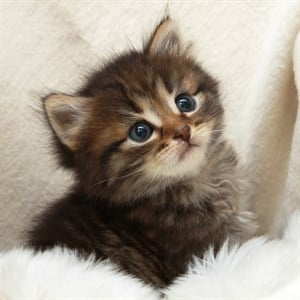
#> input picture Beginners Level/Task4/kitten.jpg, 300 x 300 px
$ jupyter execute Image_to_Pencil_Sketch_with_Python.ipynb
#> lines starting #> are read from the running program, lines starting #| are printed output that depends on the picture
---

## **Beginners Level**
### Task4

**Name:- Lucky Singh**

**Aim:-** Image to Pencil Sketch with Python.

---

**Importing all of the essential libraries**

[cell 1]
import cv2
from cv2_plt_imshow import cv2_plt_imshow
import matplotlib.pyplot as plt

If you are not able to import cv2_plt_imshow then try manually insatlling it by using:-
**!pip install cv2_plt_imshow**

**read the image:**

[cell 2]
image = cv2.imread("kitten.jpg")
#> image is the input picture: shape (300, 300, 3); mean B, G, R 139, 152.2, 162.1
cv2_plt_imshow(image)
#> (this line was passed over: cv2_plt_imshow is not available in this run)
cv2.waitKey(0)

**we will create a new image by converting the original image to greyscale:**

[cell 3]
gray_image = cv2.cvtColor(image, cv2.COLOR_BGR2GRAY)
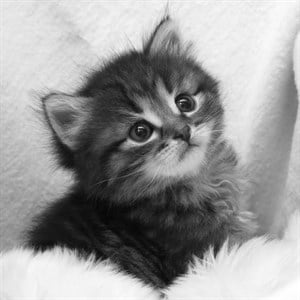
#> gray_image: shape (300, 300); min 5, max 255, mean 153.6
cv2_plt_imshow( gray_image)
#> (this line was passed over: cv2_plt_imshow is not available in this run)
cv2.waitKey(0)

**invert the new grayscale image:**

[cell 4]
inverted_image = 255 - gray_image
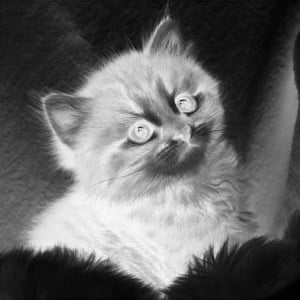
#> inverted_image: shape (300, 300); min 0, max 250, mean 101.4
cv2_plt_imshow( inverted_image)
#> (this line was passed over: cv2_plt_imshow is not available in this run)
cv2.waitKey()

**blur the image by using the Gaussian Function in OpenCV:**

[cell 5]
blurred = cv2.GaussianBlur(inverted_image, (21, 21), 0)
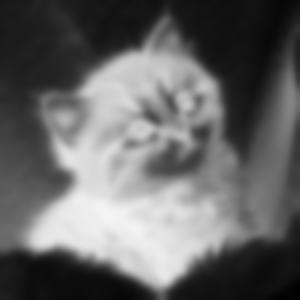
#> blurred: shape (300, 300); min 1, max 245, mean 101.4

**final step is to invert the blurred image, then we can easily convert the image into a pencil sketch:**

[cell 6]
inverted_blurred = 255 - blurred
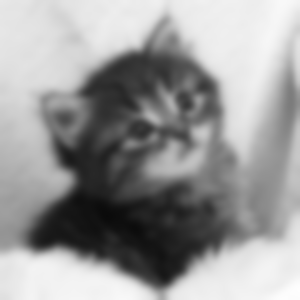
#> inverted_blurred: shape (300, 300); min 10, max 254, mean 153.6
pencil_sketch = cv2.divide(gray_image, inverted_blurred, scale=256.0)
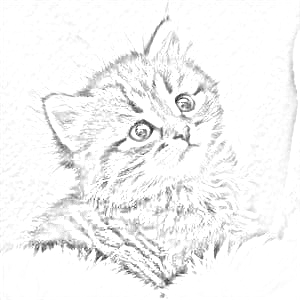
#> pencil_sketch: shape (300, 300); min 17, max 255, mean 244.2
cv2_plt_imshow(pencil_sketch)
#> (this line was passed over: cv2_plt_imshow is not available in this run)
cv2.waitKey(0)

**Let's compare both the original image and the pencil sketch**

[cell 7]
img1 = cv2.cvtColor(image, cv2.COLOR_BGR2RGB)
img2 =cv2.cvtColor(pencil_sketch, cv2.COLOR_BGR2RGB)
NUM_ROWS = 1
IMGs_IN_ROW = 2
f, ax = plt.subplots(NUM_ROWS, IMGs_IN_ROW, figsize=(16,6))
ax[0].imshow(img1)
ax[1].imshow(img2)
ax[0].set_title('Original Image')
ax[1].set_title('Pencil Sketch')
plt.tight_layout()
plt.show()
